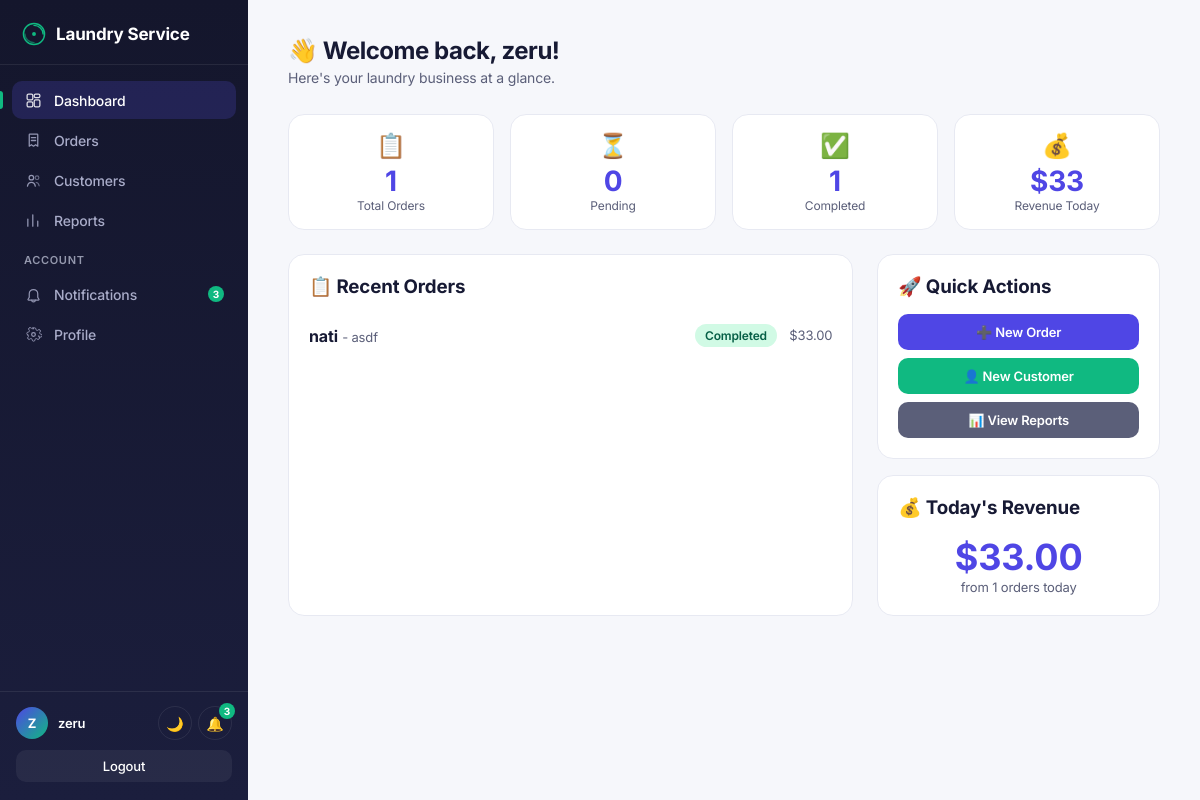
The page /dashboard/advanced (signed in) on the database its author committed.
### tables this page shows
CREATE TABLE orders (
                id INTEGER PRIMARY KEY AUTOINCREMENT,
                customer_name TEXT NOT NULL,
                item_description TEXT NOT NULL,
                price REAL NOT NULL,
                status TEXT NOT NULL DEFAULT 'Pending',
                service_type TEXT DEFAULT 'Wash & Fold',
                payment_method TEXT DEFAULT 'Cash',
                pickup_address TEXT,
                delivery_address TEXT,
                weight REAL DEFAULT 0,
                created_at TEXT DEFAULT CURRENT_TIMESTAMP
            );

### app.py (the view)
@app.route("/dashboard/advanced")
@login_required
def dashboard_advanced():
    with get_db() as conn:
        total_orders = conn.execute("SELECT COUNT(*) FROM orders").fetchone()[0]
        pending_orders = conn.execute("SELECT COUNT(*) FROM orders WHERE status = 'Pending'").fetchone()[0]
        completed_orders = conn.execute("SELECT COUNT(*) FROM orders WHERE status = 'Completed'").fetchone()[0]
        revenue_today = conn.execute(
            "SELECT COALESCE(SUM(price), 0) FROM orders WHERE DATE(created_at) = DATE('now')"
        ).fetchone()[0]
        orders_today = conn.execute(
            "SELECT COUNT(*) FROM orders WHERE DATE(created_at) = DATE('now')"
        ).fetchone()[0]
        recent_orders = conn.execute(
            "SELECT * FROM orders ORDER BY id DESC LIMIT 10"
        ).fetchall()
    return render_template(
        "dashboard_advanced.html",
        username=session["username"],
        total_orders=total_orders,
        pending_orders=pending_orders,
        completed_orders=completed_orders,
        revenue_today=revenue_today,
        orders_today=orders_today,
        recent_orders=recent_orders
    )

### app.py (called while the page is built)
@app.context_processor
def inject_csrf():
    if "csrf_token" not in session:
        session["csrf_token"] = secrets.token_hex(16)
    return {"csrf_token": session.get("csrf_token")}

def login_required(f):
    @wraps(f)
    def decorated_function(*args, **kwargs):
        if "username" not in session:
            flash("Please log in first.")
            return redirect(url_for("login"))
        return f(*args, **kwargs)
    return decorated_function

@app.context_processor
def inject_notifications():
    if "username" not in session:
        return {}
    with get_db() as conn:
        unread_count = conn.execute("SELECT COUNT(*) FROM notifications WHERE is_read = 0").fetchone()[0]
        recent_notifications = conn.execute("SELECT * FROM notifications ORDER BY id DESC LIMIT 5").fetchall()
    return {
        "unread_count": unread_count,
        "recent_notifications": recent_notifications,
    }

### database.py (called while the page is built)
def get_connection():
    conn = sqlite3.connect(DB_NAME)
    conn.row_factory = sqlite3.Row
    return conn

def get_db():
    from contextlib import contextmanager
    @contextmanager
    def db_connection():
        conn = get_connection()
        try:
            yield conn
            conn.commit()
        except Exception:
            conn.rollback()
            raise
        finally:
            conn.close()
    return db_connection()

### templates/dashboard_advanced.html (shortened to what this page needs)
{% extends "base.html" %}
{% block extra_styles %}
<link rel="stylesheet" href="{{ url_for('static', filename='dashboard.css') }}">
{% endblock %}
{% block content %}
{% include "_navbar.html" %}
<div class="dashboard-content">
    <h1>👋 Welcome back, {{ username }}!</h1>
    <p class="subtitle">Here's your laundry business at a glance.</p>
    <div class="quick-stats">
        <div class="quick-stat">
            <div class="icon">📋</div>
            <div class="number">{{ total_orders }}</div>
            <div class="label">Total Orders</div>
        </div>
        <div class="quick-stat">
            <div class="icon">⏳</div>
            <div class="number">{{ pending_orders }}</div>
            <div class="label">Pending</div>
        </div>
        <div class="quick-stat">
            <div class="icon">✅</div>
            <div class="number">{{ completed_orders }}</div>
            <div class="label">Completed</div>
        </div>
        <div class="quick-stat">
            <div class="icon">💰</div>
            <div class="number">${{ "%.0f"|format(revenue_today) }}</div>
            <div class="label">Revenue Today</div>
        </div>
    </div>
    <div class="dashboard-grid">
        <div class="recent-orders">
            <h3 style="margin-bottom:16px;">📋 Recent Orders</h3>
            {% for order in recent_orders[:5] %}
            <div class="recent-order-item">
                <div>
                    <strong>{{ order["customer_name"] }}</strong>
                    <span style="font-size:13px; color:var(--text-secondary);"> - {{ order["item_description"] }}</span>
                </div>
                <div>
                    <span class="status-badge status-{{ order['status'] }}">
                        {{ order["status"] }}
                    </span>
                    <span style="font-size:13px; color:var(--text-secondary); margin-left:8px;">
                        ${{ "%.2f"|format(order["price"]) }}
                    </span>
                </div>
            </div>
            {% else %}
            <p style="color:var(--text-tertiary); text-align:center;">No orders yet.</p>
            {% endfor %}
        </div>
        <div style="display:flex; flex-direction:column; gap:16px;">
            <div class="recent-orders">
                <h3 style="margin-bottom:16px;">🚀 Quick Actions</h3>
                <div style="display:flex; flex-direction:column; gap:8px;">
                    <a href="{{ url_for('orders_advanced') }}" class="action-link edit" style="padding:10px 16px; background:var(--primary); color:white; border-radius:var(--radius-button); text-align:center; text-decoration:none;">
                        ➕ New Order
                    </a>
                    <a href="{{ url_for('customers') }}" class="action-link edit" style="padding:10px 16px; background:var(--accent); color:white; border-radius:var(--radius-button); text-align:center; text-decoration:none;">
                        👤 New Customer
                    </a>
                    <a href="{{ url_for('reports') }}" class="action-link edit" style="padding:10px 16px; background:var(--text-secondary); color:white; border-radius:var(--radius-button); text-align:center; text-decoration:none;">
                        📊 View Reports
                    </a>
                </div>
            </div>
            <div class="recent-orders">
                <h3 style="margin-bottom:16px;">💰 Today's Revenue</h3>
                <div style="text-align:center;">
                    <div style="font-size:36px; font-weight:bold; color:var(--primary);">
                        ${{ "%.2f"|format(revenue_today) }}
                    </div>
                    <div style="font-size:13px; color:var(--text-secondary);">
                        from {{ orders_today }} orders today
                    </div>
                </div>
            </div>
        </div>
    </div>
</div>
{% endblock %}

### static/theme.css (style rules this page uses)
:root { --bg: #F6F7FB; --card-bg: #FFFFFF; --border-color: #E7E9F2; --input-bg: #FFFFFF; --input-border: #DBDEEA; --table-header-bg: #F7F8FC; --table-row-border: #EEF0F7; --text-primary: #171A34; --text-secondary: #5B5F79; --text-tertiary: #9498AD; --label-color: #3B3F5C; --left-panel-text: #C9CCEE; --primary: #4F46E5; --primary-dark: #4338CA; --primary-darker: #312E81; --primary-tint: #EEEDFC; --accent: #10B981; --accent-dark: #059669; --sidebar-bg: #14162C; --sidebar-bg-end: #1B1E3D; --sidebar-text: #A9ACC9; --sidebar-text-active: #FFFFFF; --sidebar-border: rgba(255, 255, 255, 0.08); --sidebar-active-bg: rgba(99, 91, 255, 0.18); --sidebar-hover-bg: rgba(255, 255, 255, 0.05); --status-pending-bg: #FEF3C7; --status-pending-text: #92400E; --status-completed-bg: #D1FAE5; --status-completed-text: #065F46; --error-bg: #FDECEC; --error-text: #C0392B; --flash-bg: #EEF0FE; --flash-text: #4338CA; --dark-btn-bg: #3B3F5C; --dark-btn-hover: #4B4F73; --shadow-card: 0 1px 2px rgba(23, 26, 52, 0.04), 0 8px 24px rgba(23, 26, 52, 0.06); --shadow-card-hover: 0 4px 8px rgba(23, 26, 52, 0.06), 0 16px 32px rgba(23, 26, 52, 0.10); --shadow-button: 0 4px 12px rgba(79, 70, 229, 0.28); --radius-pill: 999px; --radius-card: 16px; --radius-input: 10px; --radius-button: 10px; --font-display: 'Inter', -apple-system, BlinkMacSystemFont, sans-serif; --font-body: 'Inter', -apple-system, BlinkMacSystemFont, sans-serif; --font-mono: 'JetBrains Mono', 'Courier New', monospace; }
body { font-family: var(--font-body); background-color: var(--bg); color: var(--text-primary); transition: background-color 0.3s ease, color 0.3s ease; -webkit-font-smoothing: antialiased; letter-spacing: -0.01em; }
h1, h2, .left-panel h1, .nav-brand, .card h2, .order-form-card h2 { font-family: var(--font-display); font-weight: 700; letter-spacing: -0.02em; }
body, .card, .stat-card, .order-form-card, .table-card, .order-card, .customer-card, input, select, textarea, .navbar, .sidebar, .left-panel, .right-panel, .flash-box, .error-message, .dashboard-content { transition: background-color 0.3s ease, color 0.3s ease, border-color 0.3s ease, box-shadow 0.3s ease; }
body { animation: page-fade-in 0.35s ease both; }
.action-link { transition: opacity 0.15s ease; }
.sidebar ~ .dashboard-content { margin-left: 248px; }
.status-badge { display: inline-block; padding: 4px 10px; border-radius: 999px; font-size: 12px; font-weight: 600; }
.status-Completed { background-color: var(--status-completed-bg); color: var(--status-completed-text); }
.status-badge { display: inline-block; animation: badge-pop 0.25s ease both; }

### static/dashboard.css (style rules this page uses)
* { margin: 0; padding: 0; box-sizing: border-box; font-family: var(--font-body); }
body { background-color: var(--bg); color: var(--text-primary); transition: background-color 0.3s ease, color 0.3s ease; }
.dashboard-content { padding: 36px 40px; max-width: 1400px; margin: 0 auto; }
.dashboard-content h1 { font-size: 24px; color: var(--text-primary); margin-bottom: 4px; }
.subtitle { color: var(--text-secondary); font-size: 14px; margin-bottom: 28px; }
.action-link { font-size: 13px; text-decoration: none; font-weight: 600; transition: opacity 0.2s ease; }
.action-link.edit { color: var(--primary); }

### templates/dashboard_advanced.html (style rules this page uses)
.quick-stats { display: grid; grid-template-columns: repeat(auto-fit, minmax(150px, 1fr)); gap: 16px; margin-bottom: 24px; }
.quick-stat { background: var(--card-bg); border: 1px solid var(--border-color); border-radius: var(--radius-card); padding: 16px 20px; text-align: center; }
.quick-stat .number { font-size: 28px; font-weight: bold; color: var(--primary); }
.quick-stat .label { font-size: 12px; color: var(--text-secondary); }
.quick-stat .icon { font-size: 24px; margin-bottom: 4px; }
.dashboard-grid { display: grid; grid-template-columns: 2fr 1fr; gap: 24px; }
.recent-orders { background: var(--card-bg); border: 1px solid var(--border-color); border-radius: var(--radius-card); padding: 20px; }
.recent-order-item { display: flex; justify-content: space-between; align-items: center; padding: 10px 0; border-bottom: 1px solid var(--table-row-border); }
.recent-order-item:last-child { border-bottom: none; }
.status-Completed { background: #d1fae5; color: #065f46; }

### rows shown on the page
orders: customer_name "nati", item_description "asdf", status "Completed", price "33.00"

### other values the page prints
{{ unread_count }} "3"
{{ session.get('username', 'U')[0]|upper }} "Z"
{{ session.get('username', '') }} "zeru"
{{ username }} "zeru"
{{ total_orders }} "1"
{{ pending_orders }} "0"
{{ completed_orders }} "1"
{{ "%.0f"|format(revenue_today) }} "33"
{{ "%.2f"|format(revenue_today) }} "33.00"
{{ orders_today }} "1"
